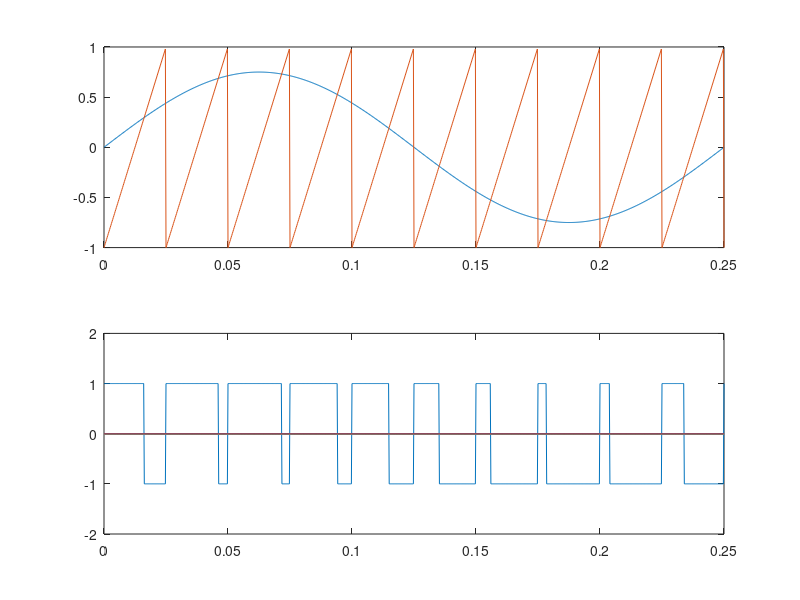

The MATLAB script that drew this image:
%Pulse width modulation

message_freq= 4;
carrier_freq= 40;

t= 0: 1/(100* carrier_freq): 0.25;

message_signal= 0.75*sin(2*pi*message_freq*t);
sawtooth_signal= sawtooth(2*pi*carrier_freq*t);

subplot(2,1,1);
plot(t, message_signal,t, sawtooth_signal);

%Comparator
n= length(t);
PWM_signal= zeros(n);
for i=1:n
    if message_signal(i)> sawtooth_signal(i)
        PWM_signal(i)= 1;
    else
        PWM_signal(i)= -1;
    end
end

subplot(2,1,2);
plot(t, PWM_signal);
axis([0 0.25 -2 2]);
